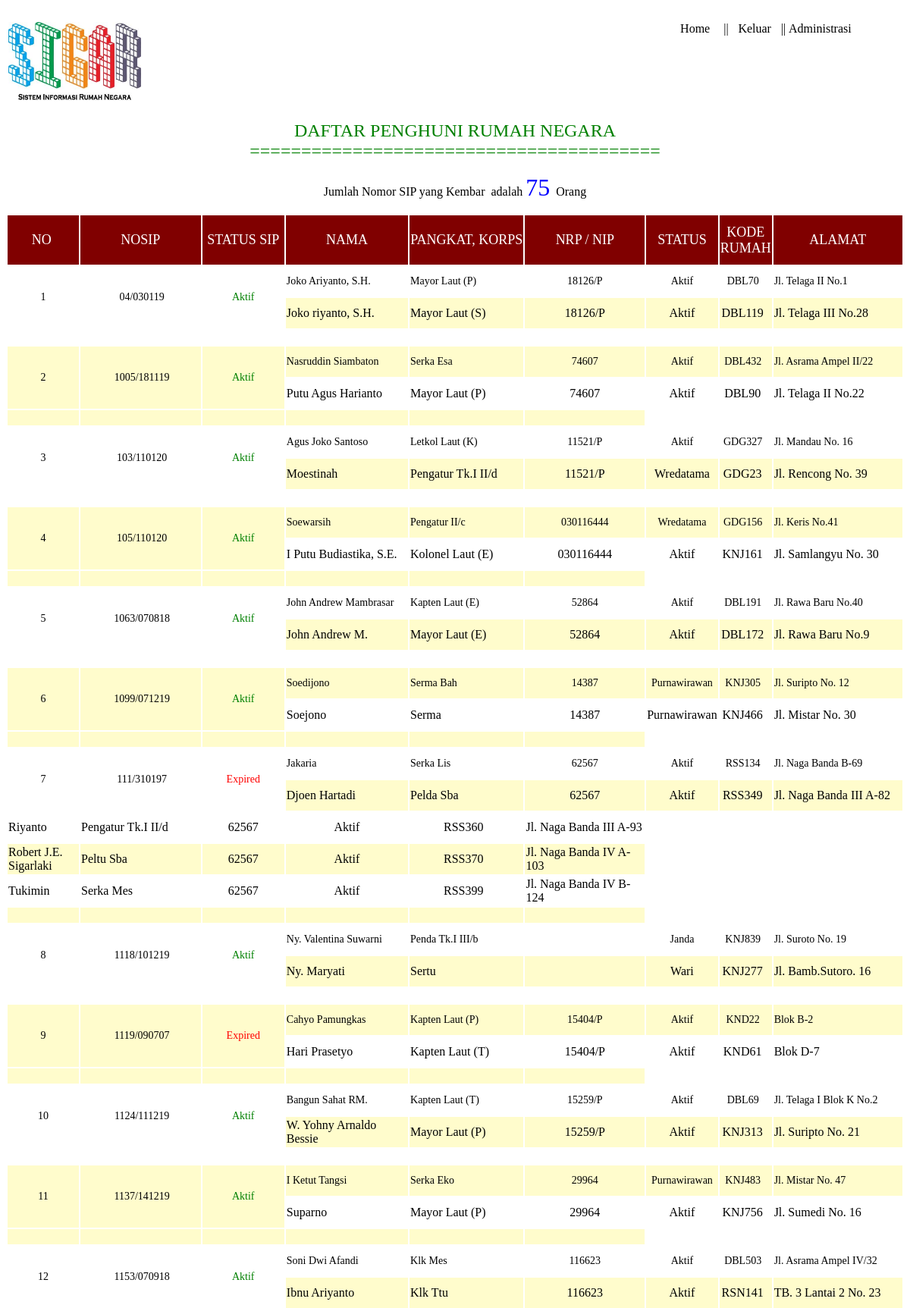
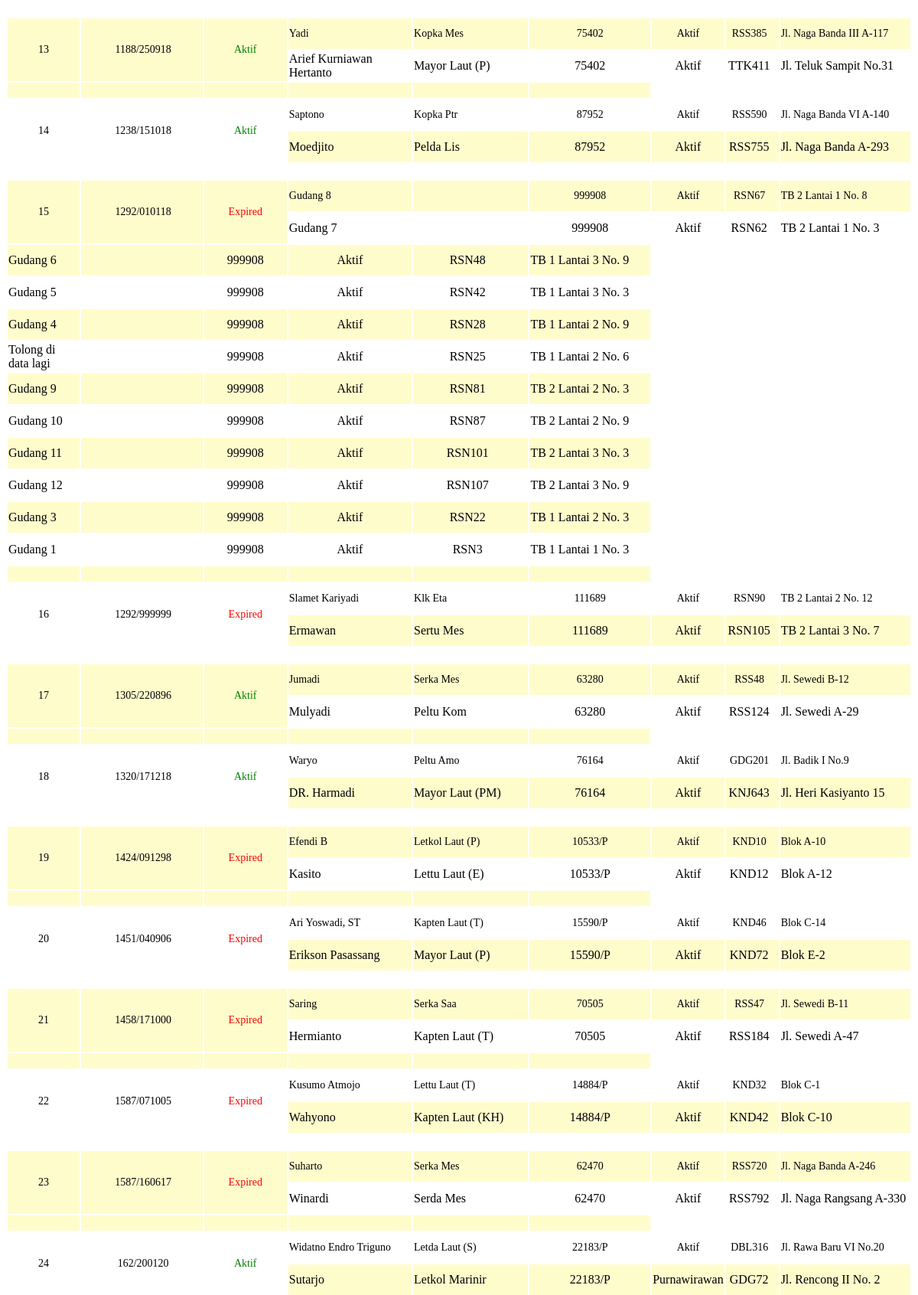
Screenshot of /masalah_nosipkembar.php (upper part) with the database file from the repository (2 pictures, top to bottom).
### tables this page shows
CREATE TABLE IF NOT EXISTS `tbl_pangkat` (
  `Kode_kat` int(2) NOT NULL DEFAULT '0',
  `Pangkat` varchar(18) DEFAULT NULL,
  PRIMARY KEY (`Kode_kat`)
);

CREATE TABLE IF NOT EXISTS `tbl_korps` (
  `KODE_KORPS` int(3) NOT NULL DEFAULT '0',
  `KORPS` varchar(11) DEFAULT NULL,
  PRIMARY KEY (`KODE_KORPS`)
);

CREATE TABLE IF NOT EXISTS `tbl_status` (
  `KODE_STATUS` int(1) NOT NULL DEFAULT '0',
  `STATUS` varchar(12) DEFAULT NULL,
  `KETERANGAN` varchar(18) DEFAULT NULL,
  PRIMARY KEY (`KODE_STATUS`)
);

### masalah_nosipkembar.php (the view, shortened to what this page needs)
<!DOCTYPE html PUBLIC "-//W3C//DTD XHTML 1.0 Transitional//EN" "http://www.w3.org/TR/xhtml1/DTD/xhtml1-transitional.dtd">
<html xmlns="http://www.w3.org/1999/xhtml">
<head>
<link rel="stylesheet" type="text/css" href="menucss.css" title="Style" />
</head>
<body>
<?php
	include("sambungan.php");
	$prnth_nosipkembar="select NO_SIP,NRP,TGL_EXPIRED,ID_RUMAH,count(*) as jml from TBL_SIP group by NO_SIP having jml > 1;";
 		 $sql_nosipkembar=mysql_query($prnth_nosipkembar,$conn);
		$jmlnosipkembar=mysql_num_rows($sql_nosipkembar);
?>
<p class="judul">DAFTAR PENGHUNI RUMAH NEGARA<br /><span lang="id">========================================</span></p>
<p class="standardteks" align="center">Jumlah Nomor SIP yang Kembar&nbsp; adalah <font color="blue" size="6px" > <?php echo $jmlnosipkembar;?> </font>Orang </p>
<table style="width: 100%" border="0" id="tabelku" align="center">
	<tr style="text-align: center; color: #FFFFFF; background-color: maroon;font-family:'Segoe UI Semibold';font-size:large">
		<td style="height: 63px;" width="5%   ">NO&nbsp;</td>
		<td style="height: 63px;" width="15%">NOSIP</td>
		<td style="height: 63px;" width="10%">STATUS SIP</td>
		<td width="15%"style="height: 63px; font-family: 'Segoe UI Semibold'; font-size: large;">NAMA</td>
		<td width="10%" style="height: 63px">PANGKAT, KORPS</td>
		<td width="15%" style="height: 63px">NRP / NIP</td>
		<td style="height: 63px; width: 151px;">STATUS</td>
		<td style="height: 63px; width: 151px;">KODE RUMAH</td>
		<td style="height: 63px;" width="20%">ALAMAT</td>
	</tr>
		<?php
			$x=1;
			while ($hasil = mysql_fetch_array($sql_nosipkembar))
				{
					?>
							<tr class="tulisantabel" onmouseover="ubahwarna('<?php echo $x;?>')" id="bariss" onmouseout="balikwarna('<?php echo $x;?>')">
								<td style="text-align: center; width: 12px; " rowspan="2"><?php echo $x;?></td>
                                <td style="text-align: center; width: 107px; " rowspan="2">&nbsp;<?php
                                echo $hasil['NO_SIP'];?></td>
								<td style="width: 63px; text-align: center; " rowspan="2">
									<?php
									$tgl_today=date("d");
                                    $bulan_today=date("m");
                                    $thn_today=date("y");
                                    $jd1=juliantojd($bulan_today,$tgl_today,$thn_today);
											$tglexpiredd=$hasil['TGL_EXPIRED'];
                                            $tgl_akhir=substr($tglexpiredd,0,2);
                                            $bln_akhir=substr($tglexpiredd,2,2);
                                            $thn_akhir=substr($tglexpiredd,-2);
                                            $jd2=juliantojd($bln_akhir,$tgl_akhir,$thn_akhir);
                                            $selisih_hari=$jd2-$jd1;
										if ($selisih_hari<=0) {
											?>
											<span style="color:red" id="status_expired">Expired</span>
											<?php
										}else{
											if ($selisih_hari<=60){
											?>
												<span style="color:navy" id="status_sisa"><?php echo $selisih_hari." hari lagi";?></span>
											<?php
											}else{
												?>
											<span style="color:green" id="status_aktif">Aktif</span>
											<?php
											}
										}
								?>
								</td><?php
                                $nosip=$hasil['NO_SIP'];
								$perintah_sipp=" SELECT * FROM TBL_SIP a,TBL_PENGHUNI b,TBL_RUMAH c WHERE a.NRP=b.NRP AND a.ID_RUMAH=c.ID_RUMAH AND a.NO_SIP='$nosip';";
								$sql_sipp=mysql_query($perintah_sipp,$conn);
								while($hasil_sipp=mysql_fetch_array($sql_sipp)){
								?>
								<td style="width: 200px; height: 38px;" ><?php	echo $hasil_sipp['NAMA_PENGHUNI'];	?></td>
								<?php
								$kodekat=$hasil_sipp['KODE_KAT'];
								$perintah_kat=" SELECT *
										FROM TBL_PANGKAT
										WHERE Kode_kat='$kodekat' LIMIT 1;";
								$sql_kat=mysql_query($perintah_kat,$conn);
								$hasil_pangkat=mysql_fetch_array($sql_kat);
								$kodekorps=$hasil_sipp['KODE_KORPS'];
								$perintah_korps=" SELECT *
										FROM TBL_KORPS
										WHERE KODE_KORPS='$kodekorps' LIMIT 1;";
								$sql_korps=mysql_query($perintah_korps,$conn);
								$hasil_korps=mysql_fetch_array($sql_korps);
								?>
								<td width="14%" style="height: 38px" ><?php echo $hasil_pangkat['Pangkat']. " ".$hasil_korps['KORPS'];?></td>
								<td style="width: 131px; text-align: center; height: 38px;" >
								<?php
								$hrfdepan=substr($hasil['NRP'],0,2);
								if($hrfdepan=="NA")
									{
										echo " ";
									}else{
										echo $hasil['NRP'];
									} ?>
								</td>
								<?php
								$kodestatus=$hasil_sipp['KODE_STATUS'];
								$perintah_status=" SELECT *
										FROM TBL_STATUS
										WHERE KODE_STATUS='$kodestatus' LIMIT 1;";
								$sql_status=mysql_query($perintah_status,$conn);
								$hasil_status=mysql_fetch_array($sql_status);
								?>
								<td width="5%" style="text-align: center; height: 38px;"><?php echo $hasil_status['STATUS'];	?></td>
	  							<td width="5%" style="text-align: center; height: 38px;">
	  							<?php
	  							echo $hasil_sipp['ID_RUMAH'];
	  							?>
								&nbsp;</td>
	  							<td width="5%" style="text-align: left; height: 38px;">
	  							<?php
	  							echo $hasil_sipp['ALAMAT'];
	  							?>
	  							</td>
	  						</tr>
                            <?php }?>
							<tr class="standardteks" >
								<td ></td>
								<td><?php
                                for($b=1;$b<3;$b++){
                               } ?></td>
						<td ></td>
						<td ></td>
						<td >&nbsp;</td>
						<td >&nbsp;</td>
							</tr>
	<?php
                    $x=$x+1;
	}?>
</table>
</body>
</html>

### menucss.css (style rules this page uses)
.standardteks { font-family: "Cambria"; font-size:16px; }
.tulisantabel { border: none; font-family: "Tahoma"; font-size: 14px; }
.judul { font-family: "Cambria"; color: green; font-size: x-large; text-align: center; margin-bottom: 0px; }

### rows the page displays
tbl_pangkat: Pangkat "Mayor"
tbl_korps: KORPS "Laut (P)"
tbl_status: STATUS "Aktif"
tbl_korps: KORPS "Laut (S)"
tbl_pangkat: Pangkat "Serka"
tbl_korps: KORPS "Esa"
tbl_pangkat: Pangkat "Letkol"
tbl_korps: KORPS "Laut (K)"
tbl_pangkat: Pangkat "Pengatur Tk.I II/d"
tbl_status: STATUS "Wredatama"
tbl_pangkat: Pangkat "Pengatur II/c"
tbl_pangkat: Pangkat "Kolonel"
tbl_korps: KORPS "Laut (E)"
tbl_pangkat: Pangkat "Kapten"
tbl_pangkat: Pangkat "Serma"
tbl_korps: KORPS "Bah"
tbl_status: STATUS "Purnawirawan"
tbl_korps: KORPS "Lis"
tbl_pangkat: Pangkat "Pelda"
tbl_korps: KORPS "Sba"
tbl_pangkat: Pangkat "Peltu"
tbl_korps: KORPS "Mes"
tbl_pangkat: Pangkat "Penda Tk.I III/b"
tbl_status: STATUS "Janda"
tbl_pangkat: Pangkat "Sertu"
tbl_status: STATUS "Wari"
tbl_korps: KORPS "Laut (T)"
tbl_korps: KORPS "Eko"
tbl_pangkat: Pangkat "Klk"
tbl_korps: KORPS "Ttu"
tbl_pangkat: Pangkat "Kopka"
tbl_korps: KORPS "Ptr"
tbl_korps: KORPS "Eta"
tbl_korps: KORPS "Kom"
tbl_korps: KORPS "Amo"
tbl_korps: KORPS "Laut (PM)"
tbl_pangkat: Pangkat "Lettu"
tbl_korps: KORPS "Saa"
tbl_korps: KORPS "Laut (KH)"
tbl_pangkat: Pangkat "Serda"
tbl_pangkat: Pangkat "Letda"
tbl_korps: KORPS "Marinir"

### other values shown
$jmlnosipkembar "75"
$hasil['NO_SIP'] "04/030119"
$hasil_sipp['NAMA_PENGHUNI'] "Joko Ariyanto, S.H."
$hasil['NRP'] "18126/P"
$hasil_sipp['ID_RUMAH'] "DBL70"
$hasil_sipp['ALAMAT'] "Jl. Telaga II No.1"
$hasil_sipp['NAMA_PENGHUNI'] "Joko riyanto, S.H."
$hasil_sipp['ID_RUMAH'] "DBL119"
$hasil_sipp['ALAMAT'] "Jl. Telaga III No.28"
$hasil['NO_SIP'] "1005/181119"
$hasil_sipp['NAMA_PENGHUNI'] "Nasruddin Siambaton"
$hasil['NRP'] "74607"
$hasil_sipp['ID_RUMAH'] "DBL432"
$hasil_sipp['ALAMAT'] "Jl. Asrama Ampel II/22"
$hasil_sipp['NAMA_PENGHUNI'] "Putu Agus Harianto"
